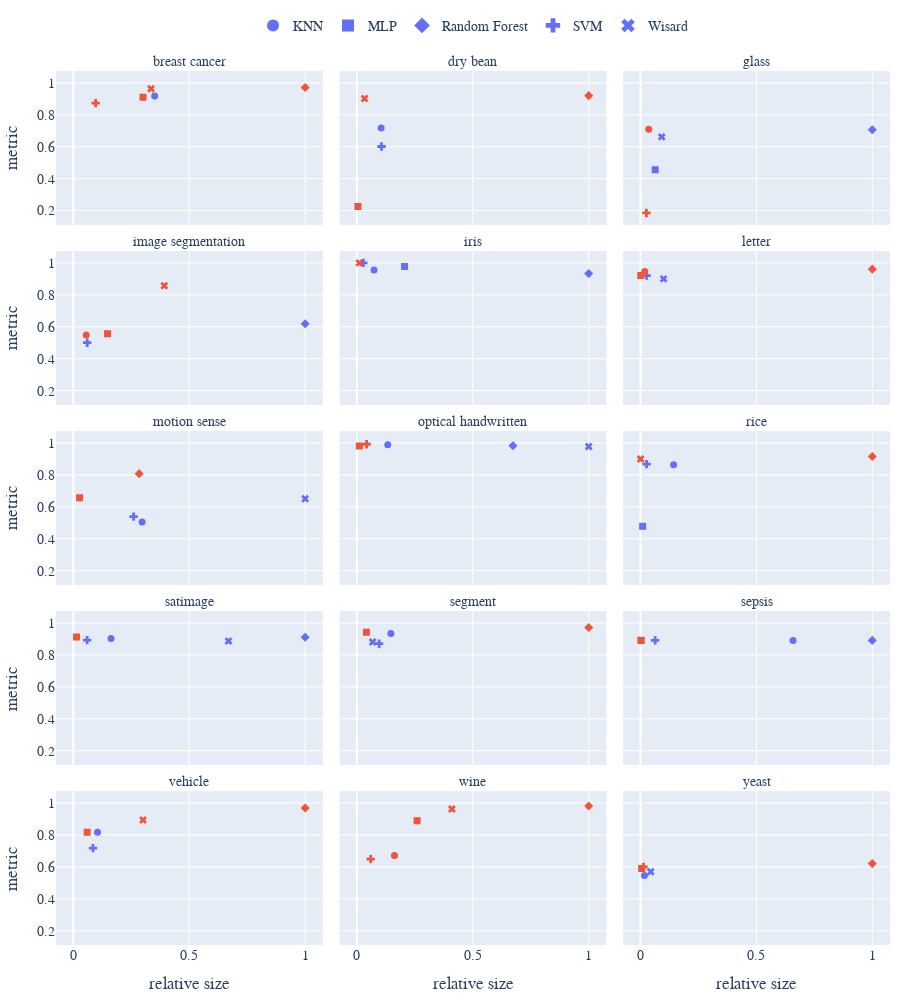

This figure's notebook cell:
### Code cell
import plotly.express as px
import plotly.graph_objects as go

# Assuming 'data' is our DataFrame
data = result_df.copy()

# Define marker symbols for each model
marker_symbols = {
    "knn": "circle",
    "mlp": "square",
    "random-forest": "diamond",
    "svm": "cross",
    "wisard": "x",
}

# Define model names for legend
model_names = {
    "knn": "KNN",
    "mlp": "MLP",
    "random-forest": "Random Forest",
    "svm": "SVM",
    "wisard": "Wisard",
}

pareto_colors = {
    True: px.colors.qualitative.Plotly[1],
    False: px.colors.qualitative.Plotly[0],
}


rows = 5
cols = 3

fig = go.Figure()







# data["relative size"] = np.log(data["relative size"])

fig = px.scatter(
    data,
    x="relative size",
    y="metric",
    symbol="model",
    symbol_map=marker_symbols,
    color="pareto",
    color_discrete_map=pareto_colors,
    facet_col="dataset",
    facet_col_wrap=3,
    height=1000,
    width=900,
    facet_row_spacing=0.03,
)

fig.update_traces(
    marker=dict(size=7),
    selector=dict(mode="markers"),
    showlegend=False,  # Hides the legend entries created by Plotly Express
)

for anno in fig["layout"]["annotations"]:
    anno["text"] = anno["text"].split("=")[1].replace("_", " ")

# Manually map symbols to names in the legend
legend_labels = {
    symbol: model_names[model] for model, symbol in marker_symbols.items()
}

# Create a custom legend
custom_legend = []
for symbol, model_name in legend_labels.items():
    custom_legend.append(
        go.Scatter(
            x=[None],
            y=[None],
            mode="markers",
            marker=dict(
                symbol=symbol, size=12, color=px.colors.qualitative.Plotly[0]
            ),
            name=model_name,
        )
    )

# Add custom legend to the figure
for trace in custom_legend:
    fig.add_trace(trace)

fig.update_layout(
    legend=dict(
        title="",  # Set title to empty string to remove the legend title
        orientation="h",
        yanchor="top",
        y=1.07,
        xanchor="center",
        x=0.5,
        traceorder="normal",  # Set trace order to normal to arrange legend entries horizontally
    ),
    margin=dict(l=10, r=10, t=10, b=10),
    font=dict(family="Times New Roman", size=14),
)

write_figure("model_metric_size.pdf", fig)

fig.show()

### Figure 1 — Plotly figure (JSON) as saved in the notebook; plotly's stock layout.template omitted (floating-point values rounded to 4 significant figures)
{"data": [{"hovertemplate": "pareto=False<br>model=knn<br>dataset=breast_cancer<br>relative size=%{x}<br>metric=%{y}<extra></extra>", "legendgroup": "False, knn", "marker": {"color": "#636EFA", "size": 7, "symbol": "circle"}, "mode": "markers", "name": "False, knn", "orientation": "v", "showlegend": false, "type": "scatter", "x": [0.3508], "xaxis": "x13", "y": [0.9179], "yaxis": "y13"}, {"hovertemplate": "pareto=False<br>model=knn<br>dataset=dry_bean<br>relative size=%{x}<br>metric=%{y}<extra></extra>", "legendgroup": "False, knn", "marker": {"color": "#636EFA", "size": 7, "symbol": "circle"}, "mode": "markers", "name": "False, knn", "orientation": "v", "showlegend": false, "type": "scatter", "x": [0.1044], "xaxis": "x14", "y": [0.7175], "yaxis": "y14"}, {"hovertemplate": "pareto=False<br>model=knn<br>dataset=iris<br>relative size=%{x}<br>metric=%{y}<extra></extra>", "legendgroup": "False, knn", "marker": {"color": "#636EFA", "size": 7, "symbol": "circle"}, "mode": "markers", "name": "False, knn", "orientation": "v", "showlegend": false, "type": "scatter", "x": [0.07374], "xaxis": "x11", "y": [0.9556], "yaxis": "y11"}, {"hovertemplate": "pareto=False<br>model=knn<br>dataset=motion_sense<br>relative size=%{x}<br>metric=%{y}<extra></extra>", "legendgroup": "False, knn", "marker": {"color": "#636EFA", "size": 7, "symbol": "circle"}, "mode": "markers", "name": "False, knn", "orientation": "v", "showlegend": false, "type": "scatter", "x": [0.2964], "xaxis": "x7", "y": [0.5049], "yaxis": "y7"}, {"hovertemplate": "pareto=False<br>model=knn<br>dataset=optical_handwritten<br>relative size=%{x}<br>metric=%{y}<extra></extra>", "legendgroup": "False, knn", "marker": {"color": "#636EFA", "size": 7, "symbol": "circle"}, "mode": "markers", "name": "False, knn", "orientation": "v", "showlegend": false, "type": "scatter", "x": [0.133], "xaxis": "x8", "y": [0.9884], "yaxis": "y8"}, {"hovertemplate": "pareto=False<br>model=knn<br>dataset=rice<br>relative size=%{x}<br>metric=%{y}<extra></extra>", "legendgroup": "False, knn", "marker": {"color": "#636EFA", "size": 7, "symbol": "circle"}, "mode": "markers", "name": "False, knn", "orientation": "v", "showlegend": false, "type": "scatter", "x": [0.1428], "xaxis": "x9", "y": [0.8637], "yaxis": "y9"}, {"hovertemplate": "pareto=False<br>model=knn<br>dataset=satimage<br>relative size=%{x}<br>metric=%{y}<extra></extra>", "legendgroup": "False, knn", "marker": {"color": "#636EFA", "size": 7, "symbol": "circle"}, "mode": "markers", "name": "False, knn", "orientation": "v", "showlegend": false, "type": "scatter", "x": [0.1624], "xaxis": "x4", "y": [0.9025], "yaxis": "y4"}, {"hovertemplate": "pareto=False<br>model=knn<br>dataset=segment<br>relative size=%{x}<br>metric=%{y}<extra></extra>", "legendgroup": "False, knn", "marker": {"color": "#636EFA", "size": 7, "symbol": "circle"}, "mode": "markers", "name": "False, knn", "orientation": "v", "showlegend": false, "type": "scatter", "x": [0.1464], "xaxis": "x5", "y": [0.9336], "yaxis": "y5"}, {"hovertemplate": "pareto=False<br>model=knn<br>dataset=sepsis<br>relative size=%{x}<br>metric=%{y}<extra></extra>", "legendgroup": "False, knn", "marker": {"color": "#636EFA", "size": 7, "symbol": "circle"}, "mode": "markers", "name": "False, knn", "orientation": "v", "showlegend": false, "type": "scatter", "x": [0.658], "xaxis": "x6", "y": [0.891], "yaxis": "y6"}, {"hovertemplate": "pareto=False<br>model=knn<br>dataset=vehicle<br>relative size=%{x}<br>metric=%{y}<extra></extra>", "legendgroup": "False, knn", "marker": {"color": "#636EFA", "size": 7, "symbol": "circle"}, "mode": "markers", "name": "False, knn", "orientation": "v", "showlegend": false, "type": "scatter", "x": [0.1042], "xaxis": "x", "y": [0.8176], "yaxis": "y"}, {"hovertemplate": "pareto=False<br>model=knn<br>dataset=yeast<br>relative size=%{x}<br>metric=%{y}<extra></extra>", "legendgroup": "False, knn", "marker": {"color": "#636EFA", "size": 7, "symbol": "circle"}, "mode": "markers", "name": "False, knn", "orientation": "v", "showlegend": false, "type": "scatter", "x": [0.0169], "xaxis": "x3", "y": [0.5464], "yaxis": "y3"}, {"hovertemplate": "pareto=False<br>model=mlp<br>dataset=glass<br>relative size=%{x}<br>metric=%{y}<extra></extra>", "legendgroup": "False, mlp", "marker": {"color": "#636EFA", "size": 7, "symbol": "square"}, "mode": "markers", "name": "False, mlp", "orientation": "v", "showlegend": false, "type": "scatter", "x": [0.06346], "xaxis": "x15", "y": [0.4554], "yaxis": "y15"}, {"hovertemplate": "pareto=False<br>model=mlp<br>dataset=iris<br>relative size=%{x}<br>metric=%{y}<extra></extra>", "legendgroup": "False, mlp", "marker": {"color": "#636EFA", "size": 7, "symbol": "square"}, "mode": "markers", "name": "False, mlp", "orientation": "v", "showlegend": false, "type": "scatter", "x": [0.2054], "xaxis": "x11", "y": [0.9778], "yaxis": "y11"}, {"hovertemplate": "pareto=False<br>model=mlp<br>dataset=rice<br>relative size=%{x}<br>metric=%{y}<extra></extra>", "legendgroup": "False, mlp", "marker": {"color": "#636EFA", "size": 7, "symbol": "square"}, "mode": "markers", "name": "False, mlp", "orientation": "v", "showlegend": false, "type": "scatter", "x": [0.009309], "xaxis": "x9", "y": [0.4777], "yaxis": "y9"}, {"hovertemplate": "pareto=False<br>model=random-forest<br>dataset=glass<br>relative size=%{x}<br>metric=%{y}<extra></extra>", "legendgroup": "False, random-forest", "marker": {"color": "#636EFA", "size": 7, "symbol": "diamond"}, "mode": "markers", "name": "False, random-forest", "orientation": "v", "showlegend": false, "type": "scatter", "x": [1], "xaxis": "x15", "y": [0.706], "yaxis": "y15"}, {"hovertemplate": "pareto=False<br>model=random-forest<br>dataset=image_segmentation<br>relative size=%{x}<br>metric=%{y}<extra></extra>", "legendgroup": "False, random-forest", "marker": {"color": "#636EFA", "size": 7, "symbol": "diamond"}, "mode": "markers", "name": "False, random-forest", "orientation": "v", "showlegend": false, "type": "scatter", "x": [1], "xaxis": "x10", "y": [0.619], "yaxis": "y10"}, {"hovertemplate": "pareto=False<br>model=random-forest<br>dataset=iris<br>relative size=%{x}<br>metric=%{y}<extra></extra>", "legendgroup": "False, random-forest", "marker": {"color": "#636EFA", "size": 7, "symbol": "diamond"}, "mode": "markers", "name": "False, random-forest", "orientation": "v", "showlegend": false, "type": "scatter", "x": [1], "xaxis": "x11", "y": [0.9333], "yaxis": "y11"}, {"hovertemplate": "pareto=False<br>model=random-forest<br>dataset=optical_handwritten<br>relative size=%{x}<br>metric=%{y}<extra></extra>", "legendgroup": "False, random-forest", "marker": {"color": "#636EFA", "size": 7, "symbol": "diamond"}, "mode": "markers", "name": "False, random-forest", "orientation": "v", "showlegend": false, "type": "scatter", "x": [0.6732], "xaxis": "x8", "y": [0.9828], "yaxis": "y8"}, {"hovertemplate": "pareto=False<br>model=random-forest<br>dataset=satimage<br>relative size=%{x}<br>metric=%{y}<extra></extra>", "legendgroup": "False, random-forest", "marker": {"color": "#636EFA", "size": 7, "symbol": "diamond"}, "mode": "markers", "name": "False, random-forest", "orientation": "v", "showlegend": false, "type": "scatter", "x": [1], "xaxis": "x4", "y": [0.9106], "yaxis": "y4"}, {"hovertemplate": "pareto=False<br>model=random-forest<br>dataset=sepsis<br>relative size=%{x}<br>metric=%{y}<extra></extra>", "legendgroup": "False, random-forest", "marker": {"color": "#636EFA", "size": 7, "symbol": "diamond"}, "mode": "markers", "name": "False, random-forest", "orientation": "v", "showlegend": false, "type": "scatter", "x": [1], "xaxis": "x6", "y": [0.8908], "yaxis": "y6"}, {"hovertemplate": "pareto=False<br>model=svm<br>dataset=dry_bean<br>relative size=%{x}<br>metric=%{y}<extra></extra>", "legendgroup": "False, svm", "marker": {"color": "#636EFA", "size": 7, "symbol": "cross"}, "mode": "markers", "name": "False, svm", "orientation": "v", "showlegend": false, "type": "scatter", "x": [0.106], "xaxis": "x14", "y": [0.6014], "yaxis": "y14"}, {"hovertemplate": "pareto=False<br>model=svm<br>dataset=image_segmentation<br>relative size=%{x}<br>metric=%{y}<extra></extra>", "legendgroup": "False, svm", "marker": {"color": "#636EFA", "size": 7, "symbol": "cross"}, "mode": "markers", "name": "False, svm", "orientation": "v", "showlegend": false, "type": "scatter", "x": [0.05964], "xaxis": "x10", "y": [0.5], "yaxis": "y10"}, {"hovertemplate": "pareto=False<br>model=svm<br>dataset=iris<br>relative size=%{x}<br>metric=%{y}<extra></extra>", "legendgroup": "False, svm", "marker": {"color": "#636EFA", "size": 7, "symbol": "cross"}, "mode": "markers", "name": "False, svm", "orientation": "v", "showlegend": false, "type": "scatter", "x": [0.02749], "xaxis": "x11", "y": [1], "yaxis": "y11"}, {"hovertemplate": "pareto=False<br>model=svm<br>dataset=letter<br>relative size=%{x}<br>metric=%{y}<extra></extra>", "legendgroup": "False, svm", "marker": {"color": "#636EFA", "size": 7, "symbol": "cross"}, "mode": "markers", "name": "False, svm", "orientation": "v", "showlegend": false, "type": "scatter", "x": [0.0262], "xaxis": "x12", "y": [0.92], "yaxis": "y12"}, {"hovertemplate": "pareto=False<br>model=svm<br>dataset=motion_sense<br>relative size=%{x}<br>metric=%{y}<extra></extra>", "legendgroup": "False, svm", "marker": {"color": "#636EFA", "size": 7, "symbol": "cross"}, "mode": "markers", "name": "False, svm", "orientation": "v", "showlegend": false, "type": "scatter", "x": [0.26], "xaxis": "x7", "y": [0.5382], "yaxis": "y7"}, {"hovertemplate": "pareto=False<br>model=svm<br>dataset=rice<br>relative size=%{x}<br>metric=%{y}<extra></extra>", "legendgroup": "False, svm", "marker": {"color": "#636EFA", "size": 7, "symbol": "cross"}, "mode": "markers", "name": "False, svm", "orientation": "v", "showlegend": false, "type": "scatter", "x": [0.02629], "xaxis": "x9", "y": [0.8672], "yaxis": "y9"}, {"hovertemplate": "pareto=False<br>model=svm<br>dataset=satimage<br>relative size=%{x}<br>metric=%{y}<extra></extra>", "legendgroup": "False, svm", "marker": {"color": "#636EFA", "size": 7, "symbol": "cross"}, "mode": "markers", "name": "False, svm", "orientation": "v", "showlegend": false, "type": "scatter", "x": [0.05929], "xaxis": "x4", "y": [0.8925], "yaxis": "y4"}, {"hovertemplate": "pareto=False<br>model=svm<br>dataset=segment<br>relative size=%{x}<br>metric=%{y}<extra></extra>", "legendgroup": "False, svm", "marker": {"color": "#636EFA", "size": 7, "symbol": "cross"}, "mode": "markers", "name": "False, svm", "orientation": "v", "showlegend": false, "type": "scatter", "x": [0.09569], "xaxis": "x5", "y": [0.8701], "yaxis": "y5"}, {"hovertemplate": "pareto=False<br>model=svm<br>dataset=sepsis<br>relative size=%{x}<br>metric=%{y}<extra></extra>", "legendgroup": "False, svm", "marker": {"color": "#636EFA", "size": 7, "symbol": "cross"}, "mode": "markers", "name": "False, svm", "orientation": "v", "showlegend": false, "type": "scatter", "x": [0.06319], "xaxis": "x6", "y": [0.8909], "yaxis": "y6"}, {"hovertemplate": "pareto=False<br>model=svm<br>dataset=vehicle<br>relative size=%{x}<br>metric=%{y}<extra></extra>", "legendgroup": "False, svm", "marker": {"color": "#636EFA", "size": 7, "symbol": "cross"}, "mode": "markers", "name": "False, svm", "orientation": "v", "showlegend": false, "type": "scatter", "x": [0.08471], "xaxis": "x", "y": [0.7176], "yaxis": "y"}, {"hovertemplate": "pareto=False<br>model=wisard<br>dataset=glass<br>relative size=%{x}<br>metric=%{y}<extra></extra>", "legendgroup": "False, wisard", "marker": {"color": "#636EFA", "size": 7, "symbol": "x"}, "mode": "markers", "name": "False, wisard", "orientation": "v", "showlegend": false, "type": "scatter", "x": [0.09165], "xaxis": "x15", "y": [0.6615], "yaxis": "y15"}, {"hovertemplate": "pareto=False<br>model=wisard<br>dataset=letter<br>relative size=%{x}<br>metric=%{y}<extra></extra>", "legendgroup": "False, wisard", "marker": {"color": "#636EFA", "size": 7, "symbol": "x"}, "mode": "markers", "name": "False, wisard", "orientation": "v", "showlegend": false, "type": "scatter", "x": [0.0996], "xaxis": "x12", "y": [0.9001], "yaxis": "y12"}, {"hovertemplate": "pareto=False<br>model=wisard<br>dataset=motion_sense<br>relative size=%{x}<br>metric=%{y}<extra></extra>", "legendgroup": "False, wisard", "marker": {"color": "#636EFA", "size": 7, "symbol": "x"}, "mode": "markers", "name": "False, wisard", "orientation": "v", "showlegend": false, "type": "scatter", "x": [1], "xaxis": "x7", "y": [0.65], "yaxis": "y7"}, {"hovertemplate": "pareto=False<br>model=wisard<br>dataset=optical_handwritten<br>relative size=%{x}<br>metric=%{y}<extra></extra>", "legendgroup": "False, wisard", "marker": {"color": "#636EFA", "size": 7, "symbol": "x"}, "mode": "markers", "name": "False, wisard", "orientation": "v", "showlegend": false, "type": "scatter", "x": [1], "xaxis": "x8", "y": [0.978], "yaxis": "y8"}, {"hovertemplate": "pareto=False<br>model=wisard<br>dataset=satimage<br>relative size=%{x}<br>metric=%{y}<extra></extra>", "legendgroup": "False, wisard", "marker": {"color": "#636EFA", "size": 7, "symbol": "x"}, "mode": "markers", "name": "False, wisard", "orientation": "v", "showlegend": false, "type": "scatter", "x": [0.6691], "xaxis": "x4", "y": [0.8867], "yaxis": "y4"}, {"hovertemplate": "pareto=False<br>model=wisard<br>dataset=segment<br>relative size=%{x}<br>metric=%{y}<extra></extra>", "legendgroup": "False, wisard", "marker": {"color": "#636EFA", "size": 7, "symbol": "x"}, "mode": "markers", "name": "False, wisard", "orientation": "v", "showlegend": false, "type": "scatter", "x": [0.06808], "xaxis": "x5", "y": [0.8807], "yaxis": "y5"}, {"hovertemplate": "pareto=False<br>model=wisard<br>dataset=yeast<br>relative size=%{x}<br>metric=%{y}<extra></extra>", "legendgroup": "False, wisard", "marker": {"color": "#636EFA", "size": 7, "symbol": "x"}, "mode": "markers", "name": "False, wisard", "orientation": "v", "showlegend": false, "type": "scatter", "x": [0.04401], "xaxis": "x3", "y": [0.57], "yaxis": "y3"}, {"hovertemplate": "pareto=True<br>model=knn<br>dataset=glass<br>relative size=%{x}<br>metric=%{y}<extra></extra>", "legendgroup": "True, knn", "marker": {"color": "#EF553B", "size": 7, "symbol": "circle"}, "mode": "markers", "name": "True, knn", "orientation": "v", "showlegend": false, "type": "scatter", "x": [0.03562], "xaxis": "x15", "y": [0.7093], "yaxis": "y15"}, {"hovertemplate": "pareto=True<br>model=knn<br>dataset=image_segmentation<br>relative size=%{x}<br>metric=%{y}<extra></extra>", "legendgroup": "True, knn", "marker": {"color": "#EF553B", "size": 7, "symbol": "circle"}, "mode": "markers", "name": "True, knn", "orientation": "v", "showlegend": false, "type": "scatter", "x": [0.0555], "xaxis": "x10", "y": [0.5476], "yaxis": "y10"}, {"hovertemplate": "pareto=True<br>model=knn<br>dataset=letter<br>relative size=%{x}<br>metric=%{y}<extra></extra>", "legendgroup": "True, knn", "marker": {"color": "#EF553B", "size": 7, "symbol": "circle"}, "mode": "markers", "name": "True, knn", "orientation": "v", "showlegend": false, "type": "scatter", "x": [0.01828], "xaxis": "x12", "y": [0.9455], "yaxis": "y12"}, {"hovertemplate": "pareto=True<br>model=knn<br>dataset=wine<br>relative size=%{x}<br>metric=%{y}<extra></extra>", "legendgroup": "True, knn", "marker": {"color": "#EF553B", "size": 7, "symbol": "circle"}, "mode": "markers", "name": "True, knn", "orientation": "v", "showlegend": false, "type": "scatter", "x": [0.1618], "xaxis": "x2", "y": [0.6714], "yaxis": "y2"}, {"hovertemplate": "pareto=True<br>model=mlp<br>dataset=breast_cancer<br>relative size=%{x}<br>metric=%{y}<extra></extra>", "legendgroup": "True, mlp", "marker": {"color": "#EF553B", "size": 7, "symbol": "square"}, "mode": "markers", "name": "True, mlp", "orientation": "v", "showlegend": false, "type": "scatter", "x": [0.3006], "xaxis": "x13", "y": [0.9103], "yaxis": "y13"}, {"hovertemplate": "pareto=True<br>model=mlp<br>dataset=dry_bean<br>relative size=%{x}<br>metric=%{y}<extra></extra>", "legendgroup": "True, mlp", "marker": {"color": "#EF553B", "size": 7, "symbol": "square"}, "mode": "markers", "name": "True, mlp", "orientation": "v", "showlegend": false, "type": "scatter", "x": [0.004455], "xaxis": "x14", "y": [0.2251], "yaxis": "y14"}, {"hovertemplate": "pareto=True<br>model=mlp<br>dataset=image_segmentation<br>relative size=%{x}<br>metric=%{y}<extra></extra>", "legendgroup": "True, mlp", "marker": {"color": "#EF553B", "size": 7, "symbol": "square"}, "mode": "markers", "name": "True, mlp", "orientation": "v", "showlegend": false, "type": "scatter", "x": [0.1476], "xaxis": "x10", "y": [0.5556], "yaxis": "y10"}, {"hovertemplate": "pareto=True<br>model=mlp<br>dataset=letter<br>relative size=%{x}<br>metric=%{y}<extra></extra>", "legendgroup": "True, mlp", "marker": {"color": "#EF553B", "size": 7, "symbol": "square"}, "mode": "markers", "name": "True, mlp", "orientation": "v", "showlegend": false, "type": "scatter", "x": [0.001078], "xaxis": "x12", "y": [0.9205], "yaxis": "y12"}, {"hovertemplate": "pareto=True<br>model=mlp<br>dataset=motion_sense<br>relative size=%{x}<br>metric=%{y}<extra></extra>", "legendgroup": "True, mlp", "marker": {"color": "#EF553B", "size": 7, "symbol": "square"}, "mode": "markers", "name": "True, mlp", "orientation": "v", "showlegend": false, "type": "scatter", "x": [0.02674], "xaxis": "x7", "y": [0.6565], "yaxis": "y7"}, {"hovertemplate": "pareto=True<br>model=mlp<br>dataset=optical_handwritten<br>relative size=%{x}<br>metric=%{y}<extra></extra>", "legendgroup": "True, mlp", "marker": {"color": "#EF553B", "size": 7, "symbol": "square"}, "mode": "markers", "name": "True, mlp", "orientation": "v", "showlegend": false, "type": "scatter", "x": [0.01063], "xaxis": "x8", "y": [0.981], "yaxis": "y8"}, {"hovertemplate": "pareto=True<br>model=mlp<br>dataset=satimage<br>relative size=%{x}<br>metric=%{y}<extra></extra>", "legendgroup": "True, mlp", "marker": {"color": "#EF553B", "size": 7, "symbol": "square"}, "mode": "markers", "name": "True, mlp", "orientation": "v", "showlegend": false, "type": "scatter", "x": [0.01361], "xaxis": "x4", "y": [0.9116], "yaxis": "y4"}, {"hovertemplate": "pareto=True<br>model=mlp<br>dataset=segment<br>relative size=%{x}<br>metric=%{y}<extra></extra>", "legendgroup": "True, mlp", "marker": {"color": "#EF553B", "size": 7, "symbol": "square"}, "mode": "markers", "name": "True, mlp", "orientation": "v", "showlegend": false, "type": "scatter", "x": [0.04085], "xaxis": "x5", "y": [0.9423], "yaxis": "y5"}, {"hovertemplate": "pareto=True<br>model=mlp<br>dataset=sepsis<br>relative size=%{x}<br>metric=%{y}<extra></extra>", "legendgroup": "True, mlp", "marker": {"color": "#EF553B", "size": 7, "symbol": "square"}, "mode": "markers", "name": "True, mlp", "orientation": "v", "showlegend": false, "type": "scatter", "x": [0.00189], "xaxis": "x6", "y": [0.8909], "yaxis": "y6"}, {"hovertemplate": "pareto=True<br>model=mlp<br>dataset=vehicle<br>relative size=%{x}<br>metric=%{y}<extra></extra>", "legendgroup": "True, mlp", "marker": {"color": "#EF553B", "size": 7, "symbol": "square"}, "mode": "markers", "name": "True, mlp", "orientation": "v", "showlegend": false, "type": "scatter", "x": [0.05957], "xaxis": "x", "y": [0.8176], "yaxis": "y"}, {"hovertemplate": "pareto=True<br>model=mlp<br>dataset=wine<br>relative size=%{x}<br>metric=%{y}<extra></extra>", "legendgroup": "True, mlp", "marker": {"color": "#EF553B", "size": 7, "symbol": "square"}, "mode": "markers", "name": "True, mlp", "orientation": "v", "showlegend": false, "type": "scatter", "x": [0.2595], "xaxis": "x2", "y": [0.8884], "yaxis": "y2"}, {"hovertemplate": "pareto=True<br>model=mlp<br>dataset=yeast<br>relative size=%{x}<br>metric=%{y}<extra></extra>", "legendgroup": "True, mlp", "marker": {"color": "#EF553B", "size": 7, "symbol": "square"}, "mode": "markers", "name": "True, mlp", "orientation": "v", "showlegend": false, "type": "scatter", "x": [0.005028], "xaxis": "x3", "y": [0.5896], "yaxis": "y3"}, {"hovertemplate": "pareto=True<br>model=random-forest<br>dataset=breast_cancer<br>relative size=%{x}<br>metric=%{y}<extra></extra>", "legendgroup": "True, random-forest", "marker": {"color": "#EF553B", "size": 7, "symbol": "diamond"}, "mode": "markers", "name": "True, random-forest", "orientation": "v", "showlegend": false, "type": "scatter", "x": [1], "xaxis": "x13", "y": [0.9709], "yaxis": "y13"}, {"hovertemplate": "pareto=True<br>model=random-forest<br>dataset=dry_bean<br>relative size=%{x}<br>metric=%{y}<extra></extra>", "legendgroup": "True, random-forest", "marker": {"color": "#EF553B", "size": 7, "symbol": "diamond"}, "mode": "markers", "name": "True, random-forest", "orientation": "v", "showlegend": false, "type": "scatter", "x": [1], "xaxis": "x14", "y": [0.9198], "yaxis": "y14"}, {"hovertemplate": "pareto=True<br>model=random-forest<br>dataset=letter<br>relative size=%{x}<br>metric=%{y}<extra></extra>", "legendgroup": "True, random-forest", "marker": {"color": "#EF553B", "size": 7, "symbol": "diamond"}, "mode": "markers", "name": "True, random-forest", "orientation": "v", "showlegend": false, "type": "scatter", "x": [1], "xaxis": "x12", "y": [0.9607], "yaxis": "y12"}, {"hovertemplate": "pareto=True<br>model=random-forest<br>dataset=motion_sense<br>relative size=%{x}<br>metric=%{y}<extra></extra>", "legendgroup": "True, random-forest", "marker": {"color": "#EF553B", "size": 7, "symbol": "diamond"}, "mode": "markers", "name": "True, random-forest", "orientation": "v", "showlegend": false, "type": "scatter", "x": [0.2838], "xaxis": "x7", "y": [0.8078], "yaxis": "y7"}, {"hovertemplate": "pareto=True<br>model=random-forest<br>dataset=rice<br>relative size=%{x}<br>metric=%{y}<extra></extra>", "legendgroup": "True, random-forest", "marker": {"color": "#EF553B", "size": 7, "symbol": "diamond"}, "mode": "markers", "name": "True, random-forest", "orientation": "v", "showlegend": false, "type": "scatter", "x": [1], "xaxis": "x9", "y": [0.9153], "yaxis": "y9"}, {"hovertemplate": "pareto=True<br>model=random-forest<br>dataset=segment<br>relative size=%{x}<br>metric=%{y}<extra></extra>", "legendgroup": "True, random-forest", "marker": {"color": "#EF553B", "size": 7, "symbol": "diamond"}, "mode": "markers", "name": "True, random-forest", "orientation": "v", "showlegend": false, "type": "scatter", "x": [1], "xaxis": "x5", "y": [0.9716], "yaxis": "y5"}, {"hovertemplate": "pareto=True<br>model=random-forest<br>dataset=vehicle<br>relative size=%{x}<br>metric=%{y}<extra></extra>", "legendgroup": "True, random-forest", "marker": {"color": "#EF553B", "size": 7, "symbol": "diamond"}, "mode": "markers", "name": "True, random-forest", "orientation": "v", "showlegend": false, "type": "scatter", "x": [1], "xaxis": "x", "y": [0.9686], "yaxis": "y"}, {"hovertemplate": "pareto=True<br>model=random-forest<br>dataset=wine<br>relative size=%{x}<br>metric=%{y}<extra></extra>", "legendgroup": "True, random-forest", "marker": {"color": "#EF553B", "size": 7, "symbol": "diamond"}, "mode": "markers", "name": "True, random-forest", "orientation": "v", "showlegend": false, "type": "scatter", "x": [1], "xaxis": "x2", "y": [0.9816], "yaxis": "y2"}, {"hovertemplate": "pareto=True<br>model=random-forest<br>dataset=yeast<br>relative size=%{x}<br>metric=%{y}<extra></extra>", "legendgroup": "True, random-forest", "marker": {"color": "#EF553B", "size": 7, "symbol": "diamond"}, "mode": "markers", "name": "True, random-forest", "orientation": "v", "showlegend": false, "type": "scatter", "x": [1], "xaxis": "x3", "y": [0.6207], "yaxis": "y3"}, {"hovertemplate": "pareto=True<br>model=svm<br>dataset=breast_cancer<br>relative size=%{x}<br>metric=%{y}<extra></extra>", "legendgroup": "True, svm", "marker": {"color": "#EF553B", "size": 7, "symbol": "cross"}, "mode": "markers", "name": "True, svm", "orientation": "v", "showlegend": false, "type": "scatter", "x": [0.09611], "xaxis": "x13", "y": [0.8731], "yaxis": "y13"}, {"hovertemplate": "pareto=True<br>model=svm<br>dataset=glass<br>relative size=%{x}<br>metric=%{y}<extra></extra>", "legendgroup": "True, svm", "marker": {"color": "#EF553B", "size": 7, "symbol": "cross"}, "mode": "markers", "name": "True, svm", "orientation": "v", "showlegend": false, "type": "scatter", "x": [0.02549], "xaxis": "x15", "y": [0.185], "yaxis": "y15"}, {"hovertemplate": "pareto=True<br>model=svm<br>dataset=optical_handwritten<br>relative size=%{x}<br>metric=%{y}<extra></extra>", "legendgroup": "True, svm", "marker": {"color": "#EF553B", "size": 7, "symbol": "cross"}, "mode": "markers", "name": "True, svm", "orientation": "v", "showlegend": false, "type": "scatter", "x": [0.04168], "xaxis": "x8", "y": [0.992], "yaxis": "y8"}, {"hovertemplate": "pareto=True<br>model=svm<br>dataset=wine<br>relative size=%{x}<br>metric=%{y}<extra></extra>", "legendgroup": "True, svm", "marker": {"color": "#EF553B", "size": 7, "symbol": "cross"}, "mode": "markers", "name": "True, svm", "orientation": "v", "showlegend": false, "type": "scatter", "x": [0.05959], "xaxis": "x2", "y": [0.6486], "yaxis": "y2"}, {"hovertemplate": "pareto=True<br>model=svm<br>dataset=yeast<br>relative size=%{x}<br>metric=%{y}<extra></extra>", "legendgroup": "True, svm", "marker": {"color": "#EF553B", "size": 7, "symbol": "cross"}, "mode": "markers", "name": "True, svm", "orientation": "v", "showlegend": false, "type": "scatter", "x": [0.01302], "xaxis": "x3", "y": [0.5992], "yaxis": "y3"}, {"hovertemplate": "pareto=True<br>model=wisard<br>dataset=breast_cancer<br>relative size=%{x}<br>metric=%{y}<extra></extra>", "legendgroup": "True, wisard", "marker": {"color": "#EF553B", "size": 7, "symbol": "x"}, "mode": "markers", "name": "True, wisard", "orientation": "v", "showlegend": false, "type": "scatter", "x": [0.3351], "xaxis": "x13", "y": [0.9628], "yaxis": "y13"}, {"hovertemplate": "pareto=True<br>model=wisard<br>dataset=dry_bean<br>relative size=%{x}<br>metric=%{y}<extra></extra>", "legendgroup": "True, wisard", "marker": {"color": "#EF553B", "size": 7, "symbol": "x"}, "mode": "markers", "name": "True, wisard", "orientation": "v", "showlegend": false, "type": "scatter", "x": [0.03284], "xaxis": "x14", "y": [0.9024], "yaxis": "y14"}, {"hovertemplate": "pareto=True<br>model=wisard<br>dataset=image_segmentation<br>relative size=%{x}<br>metric=%{y}<extra></extra>", "legendgroup": "True, wisard", "marker": {"color": "#EF553B", "size": 7, "symbol": "x"}, "mode": "markers", "name": "True, wisard", "orientation": "v", "showlegend": false, "type": "scatter", "x": [0.3922], "xaxis": "x10", "y": [0.8571], "yaxis": "y10"}, {"hovertemplate": "pareto=True<br>model=wisard<br>dataset=iris<br>relative size=%{x}<br>metric=%{y}<extra></extra>", "legendgroup": "True, wisard", "marker": {"color": "#EF553B", "size": 7, "symbol": "x"}, "mode": "markers", "name": "True, wisard", "orientation": "v", "showlegend": false, "type": "scatter", "x": [0.01021], "xaxis": "x11", "y": [1], "yaxis": "y11"}, {"hovertemplate": "pareto=True<br>model=wisard<br>dataset=rice<br>relative size=%{x}<br>metric=%{y}<extra></extra>", "legendgroup": "True, wisard", "marker": {"color": "#EF553B", "size": 7, "symbol": "x"}, "mode": "markers", "name": "True, wisard", "orientation": "v", "showlegend": false, "type": "scatter", "x": [0.0005195], "xaxis": "x9", "y": [0.8994], "yaxis": "y9"}, {"hovertemplate": "pareto=True<br>model=wisard<br>dataset=sepsis<br>relative size=%{x}<br>metric=%{y}<extra></extra>", "legendgroup": "True, wisard", "marker": {"color": "#EF553B", "size": 7, "symbol": "x"}, "mode": "markers", "name": "True, wisard", "orientation": "v", "showlegend": false, "type": "scatter", "x": [0.003784], "xaxis": "x6", "y": [0.8916], "yaxis": "y6"}, {"hovertemplate": "pareto=True<br>model=wisard<br>dataset=vehicle<br>relative size=%{x}<br>metric=%{y}<extra></extra>", "legendgroup": "True, wisard", "marker": {"color": "#EF553B", "size": 7, "symbol": "x"}, "mode": "markers", "name": "True, wisard", "orientation": "v", "showlegend": false, "type": "scatter", "x": [0.3004], "xaxis": "x", "y": [0.8941], "yaxis": "y"}, {"hovertemplate": "pareto=True<br>model=wisard<br>dataset=wine<br>relative size=%{x}<br>metric=%{y}<extra></extra>", "legendgroup": "True, wisard", "marker": {"color": "#EF553B", "size": 7, "symbol": "x"}, "mode": "markers", "name": "True, wisard", "orientation": "v", "showlegend": false, "type": "scatter", "x": [0.4097], "xaxis": "x2", "y": [0.9629], "yaxis": "y2"}, {"marker": {"color": "#636EFA", "size": 12, "symbol": "circle"}, "mode": "markers", "name": "KNN", "type": "scatter", "x": [null], "y": [null]}, {"marker": {"color": "#636EFA", "size": 12, "symbol": "square"}, "mode": "markers", "name": "MLP", "type": "scatter", "x": [null], "y": [null]}, {"marker": {"color": "#636EFA", "size": 12, "symbol": "diamond"}, "mode": "markers", "name": "Random Forest", "type": "scatter", "x": [null], "y": [null]}, {"marker": {"color": "#636EFA", "size": 12, "symbol": "cross"}, "mode": "markers", "name": "SVM", "type": "scatter", "x": [null], "y": [null]}, {"marker": {"color": "#636EFA", "size": 12, "symbol": "x"}, "mode": "markers", "name": "Wisard", "type": "scatter", "x": [null], "y": [null]}], "layout": {"annotations": [{"font": {}, "showarrow": false, "text": "vehicle", "x": 0.16, "xanchor": "center", "xref": "paper", "y": 0.176, "yanchor": "bottom", "yref": "paper"}, {"font": {}, "showarrow": false, "text": "wine", "x": 0.5, "xanchor": "center", "xref": "paper", "y": 0.176, "yanchor": "bottom", "yref": "paper"}, {"font": {}, "showarrow": false, "text": "yeast", "x": 0.84, "xanchor": "center", "xref": "paper", "y": 0.176, "yanchor": "bottom", "yref": "paper"}, {"font": {}, "showarrow": false, "text": "satimage", "x": 0.16, "xanchor": "center", "xref": "paper", "y": 0.382, "yanchor": "bottom", "yref": "paper"}, {"font": {}, "showarrow": false, "text": "segment", "x": 0.5, "xanchor": "center", "xref": "paper", "y": 0.382, "yanchor": "bottom", "yref": "paper"}, {"font": {}, "showarrow": false, "text": "sepsis", "x": 0.84, "xanchor": "center", "xref": "paper", "y": 0.382, "yanchor": "bottom", "yref": "paper"}, {"font": {}, "showarrow": false, "text": "motion sense", "x": 0.16, "xanchor": "center", "xref": "paper", "y": 0.588, "yanchor": "bottom", "yref": "paper"}, {"font": {}, "showarrow": false, "text": "optical handwritten", "x": 0.5, "xanchor": "center", "xref": "paper", "y": 0.588, "yanchor": "bottom", "yref": "paper"}, {"font": {}, "showarrow": false, "text": "rice", "x": 0.84, "xanchor": "center", "xref": "paper", "y": 0.588, "yanchor": "bottom", "yref": "paper"}, {"font": {}, "showarrow": false, "text": "image segmentation", "x": 0.16, "xanchor": "center", "xref": "paper", "y": 0.794, "yanchor": "bottom", "yref": "paper"}, {"font": {}, "showarrow": false, "text": "iris", "x": 0.5, "xanchor": "center", "xref": "paper", "y": 0.794, "yanchor": "bottom", "yref": "paper"}, {"font": {}, "showarrow": false, "text": "letter", "x": 0.84, "xanchor": "center", "xref": "paper", "y": 0.794, "yanchor": "bottom", "yref": "paper"}, {"font": {}, "showarrow": false, "text": "breast cancer", "x": 0.16, "xanchor": "center", "xref": "paper", "y": 1, "yanchor": "bottom", "yref": "paper"}, {"font": {}, "showarrow": false, "text": "dry bean", "x": 0.5, "xanchor": "center", "xref": "paper", "y": 1, "yanchor": "bottom", "yref": "paper"}, {"font": {}, "showarrow": false, "text": "glass", "x": 0.84, "xanchor": "center", "xref": "paper", "y": 1, "yanchor": "bottom", "yref": "paper"}], "font": {"family": "Times New Roman", "size": 14}, "height": 1000, "legend": {"orientation": "h", "title": {"text": ""}, "tracegroupgap": 0, "traceorder": "normal", "x": 0.5, "xanchor": "center", "y": 1.07, "yanchor": "top"}, "margin": {"b": 10, "l": 10, "r": 10, "t": 10}, "width": 900, "xaxis": {"anchor": "y", "domain": [0, 0.32], "title": {"text": "relative size"}}, "xaxis10": {"anchor": "y10", "domain": [0, 0.32], "matches": "x", "showticklabels": false}, "xaxis11": {"anchor": "y11", "domain": [0.34, 0.66], "matches": "x", "showticklabels": false}, "xaxis12": {"anchor": "y12", "domain": [0.68, 1.0], "matches": "x", "showticklabels": false}, "xaxis13": {"anchor": "y13", "domain": [0, 0.32], "matches": "x", "showticklabels": false}, "xaxis14": {"anchor": "y14", "domain": [0.34, 0.66], "matches": "x", "showticklabels": false}, "xaxis15": {"anchor": "y15", "domain": [0.68, 1.0], "matches": "x", "showticklabels": false}, "xaxis2": {"anchor": "y2", "domain": [0.34, 0.66], "matches": "x", "title": {"text": "relative size"}}, "xaxis3": {"anchor": "y3", "domain": [0.68, 1.0], "matches": "x", "title": {"text": "relative size"}}, "xaxis4": {"anchor": "y4", "domain": [0, 0.32], "matches": "x", "showticklabels": false}, "xaxis5": {"anchor": "y5", "domain": [0.34, 0.66], "matches": "x", "showticklabels": false}, "xaxis6": {"anchor": "y6", "domain": [0.68, 1.0], "matches": "x", "showticklabels": false}, "xaxis7": {"anchor": "y7", "domain": [0, 0.32], "matches": "x", "showticklabels": false}, "xaxis8": {"anchor": "y8", "domain": [0.34, 0.66], "matches": "x", "showticklabels": false}, "xaxis9": {"anchor": "y9", "domain": [0.68, 1.0], "matches": "x", "showticklabels": false}, "yaxis": {"anchor": "x", "domain": [0, 0.176], "title": {"text": "metric"}}, "yaxis10": {"anchor": "x10", "domain": [0.618, 0.794], "matches": "y", "title": {"text": "metric"}}, "yaxis11": {"anchor": "x11", "domain": [0.618, 0.794], "matches": "y", "showticklabels": false}, "yaxis12": {"anchor": "x12", "domain": [0.618, 0.794], "matches": "y", "showticklabels": false}, "yaxis13": {"anchor": "x13", "domain": [0.824, 1], "matches": "y", "title": {"text": "metric"}}, "yaxis14": {"anchor": "x14", "domain": [0.824, 1], "matches": "y", "showticklabels": false}, "yaxis15": {"anchor": "x15", "domain": [0.824, 1], "matches": "y", "showticklabels": false}, "yaxis2": {"anchor": "x2", "domain": [0, 0.176], "matches": "y", "showticklabels": false}, "yaxis3": {"anchor": "x3", "domain": [0, 0.176], "matches": "y", "showticklabels": false}, "yaxis4": {"anchor": "x4", "domain": [0.206, 0.382], "matches": "y", "title": {"text": "metric"}}, "yaxis5": {"anchor": "x5", "domain": [0.206, 0.382], "matches": "y", "showticklabels": false}, "yaxis6": {"anchor": "x6", "domain": [0.206, 0.382], "matches": "y", "showticklabels": false}, "yaxis7": {"anchor": "x7", "domain": [0.412, 0.588], "matches": "y", "title": {"text": "metric"}}, "yaxis8": {"anchor": "x8", "domain": [0.412, 0.588], "matches": "y", "showticklabels": false}, "yaxis9": {"anchor": "x9", "domain": [0.412, 0.588], "matches": "y", "showticklabels": false}}}
